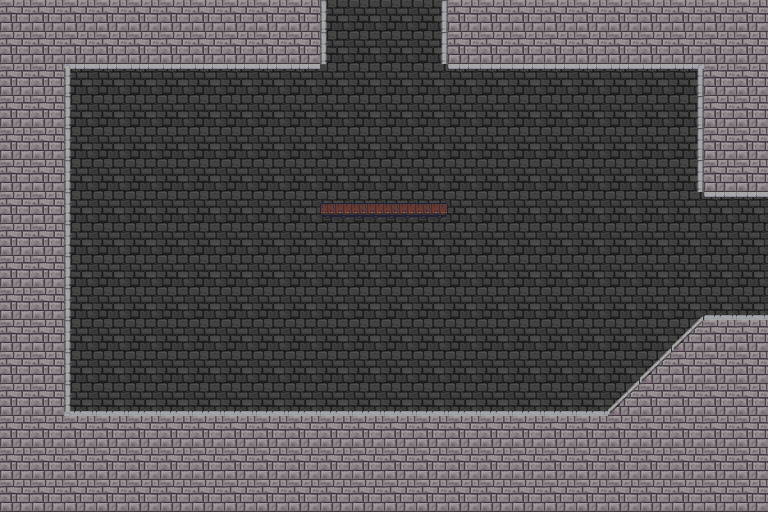

Tiled map render using the project's own tile images. Description and the map definition, with tile-layer contents summarised, below:
An orthogonal 24x16 tile map with 32x32 px tiles, 3 tile layers (Слой тайлов 1, Слой тайлов 2, Fire), 5 tilesets and 2 objects.

<map version="1.0" orientation="orthogonal" renderorder="right-down" width="24" height="16" tilewidth="32" tileheight="32" nextobjectid="41">
 <properties>
  <property name="Down" value="No" />
  <property name="Height" type="float" value="5.12" />
  <property name="Left" value="No" />
  <property name="Right" value="Yes" />
  <property name="Up" value="Yes" />
  <property name="Width" type="float" value="7.68" />
 </properties>
 <tileset firstgid="1" name="wall" tilewidth="32" tileheight="32" tilecount="1" columns="1">
  <image source="../Resources/wall.jpg" width="32" height="32" />
  <tile id="0">
   <properties>
    <property name="Height" type="float" value="5.12" />
    <property name="Width" type="float" value="10.24" />
   </properties>
  </tile>
 </tileset>
 <tileset firstgid="2" name="castle" tilewidth="32" tileheight="32" spacing="1" margin="1" tilecount="465" columns="31">
  <image source="../Resources/castle.png" width="1024" height="512" />
 </tileset>
 <tileset firstgid="467" name="Fire" tilewidth="32" tileheight="64" tilecount="32" columns="8">
  <image source="../Resources/Fire.png" width="256" height="256" />
  <tile id="0">
   <properties>
    <property name="FireFrame" value="1" />
   </properties>
  </tile>
  <tile id="1">
   <properties>
    <property name="FireFrame" value="2" />
   </properties>
  </tile>
  <tile id="2">
   <properties>
    <property name="FireFrame" value="3" />
   </properties>
  </tile>
  <tile id="3">
   <properties>
    <property name="FireFrame" value="4" />
   </properties>
  </tile>
  <tile id="4">
   <properties>
    <property name="FireFrame" value="5" />
   </properties>
  </tile>
  <tile id="5">
   <properties>
    <property name="FireFrame" value="6" />
   </properties>
  </tile>
  <tile id="6">
   <properties>
    <property name="FireFrame" value="7" />
   </properties>
  </tile>
  <tile id="7">
   <properties>
    <property name="FireFrame" value="8" />
   </properties>
  </tile>
  <tile id="8">
   <properties>
    <property name="FireFrame" value="9" />
   </properties>
  </tile>
  <tile id="9">
   <properties>
    <property name="FireFrame" value="10" />
   </properties>
  </tile>
  <tile id="10">
   <properties>
    <property name="FireFrame" value="11" />
   </properties>
  </tile>
  <tile id="11">
   <properties>
    <property name="FireFrame" value="12" />
   </properties>
  </tile>
  <tile id="12">
   <properties>
    <property name="FireFrame" value="13" />
   </properties>
  </tile>
  <tile id="13">
   <properties>
    <property name="FireFrame" value="14" />
   </properties>
  </tile>
  <tile id="14">
   <properties>
    <property name="FireFrame" value="15" />
   </properties>
  </tile>
  <tile id="15">
   <properties>
    <property name="FireFrame" value="16" />
   </properties>
  </tile>
  <tile id="16">
   <properties>
    <property name="FireFrame" value="17" />
   </properties>
  </tile>
  <tile id="17">
   <properties>
    <property name="FireFrame" value="18" />
   </properties>
  </tile>
  <tile id="18">
   <properties>
    <property name="FireFrame" value="19" />
   </properties>
  </tile>
  <tile id="19">
   <properties>
    <property name="FireFrame" value="20" />
   </properties>
  </tile>
  <tile id="20">
   <properties>
    <property name="FireFrame" value="21" />
   </properties>
  </tile>
  <tile id="21">
   <properties>
    <property name="FireFrame" value="22" />
   </properties>
  </tile>
  <tile id="22">
   <properties>
    <property name="FireFrame" value="23" />
   </properties>
  </tile>
  <tile id="23">
   <properties>
    <property name="FireFrame" value="24" />
   </properties>
  </tile>
  <tile id="24">
   <properties>
    <property name="FireFrame" value="25" />
   </properties>
  </tile>
  <tile id="25">
   <properties>
    <property name="FireFrame" value="26" />
   </properties>
  </tile>
  <tile id="26">
   <properties>
    <property name="FireFrame" value="27" />
   </properties>
  </tile>
  <tile id="27">
   <properties>
    <property name="FireFrame" value="27" />
   </properties>
  </tile>
  <tile id="28">
   <properties>
    <property name="FireFrame" value="28" />
   </properties>
  </tile>
  <tile id="29">
   <properties>
    <property name="FireFrame" value="29" />
   </properties>
  </tile>
  <tile id="30">
   <properties>
    <property name="FireFrame" value="30" />
   </properties>
  </tile>
  <tile id="31">
   <properties>
    <property name="FireFrame" value="31" />
   </properties>
  </tile>
 </tileset>
 <tileset firstgid="499" name="Torch" tilewidth="34" tileheight="60" tilecount="1" columns="1">
  <image source="../Resources/Torch.png" width="34" height="60" />
 </tileset>
 <tileset firstgid="500" name="Wall_DelbekeHannes" tilewidth="32" tileheight="32" tilecount="1" columns="1">
  <image source="../Resources/Wall_DelbekeHannes.jpeg" width="32" height="32" />
 </tileset>
 <layer name="Слой тайлов 1" width="24" height="16">
  <data>[384 cells, 384 non-empty, 1 distinct tile ids]</data>
 </layer>
 <layer name="Слой тайлов 2" width="24" height="16">
  <data>[384 cells, 188 non-empty, 8 distinct tile ids]</data>
 </layer>
 <layer name="Fire" width="24" height="16">
  <data>[384 cells, 354 non-empty, 10 distinct tile ids]</data>
 </layer>
 <objectgroup name="ground">
  <properties>
   <property name="height" type="float" value="0" />
  </properties>
  <object id="38" x="64" y="416">
   <polyline points="0,0 544,0 640,-96 800,-96 800,-224 640,-224 640,-352 384,-352 384,-544 256,-544 256,-352 0,-352 0,0" />
  </object>
 </objectgroup>
 <objectgroup name="platform">
  <object id="40" x="322" y="205" width="126" height="12" />
 </objectgroup>
</map>
